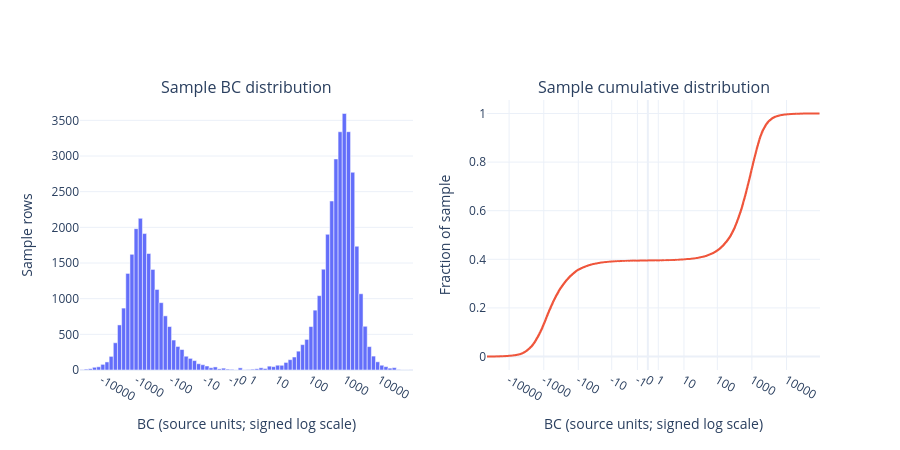

The code cell stored with this chart in its notebook:
### Markdown cell above
## Sample statistics and distributions
These quantiles and distributions describe the random sample. To keep negative readings and large values visible together, the x-axis uses a signed log transform: `sign(BC) × log(1 + abs(BC))`. Tick labels and hover values show the original units. The histogram bins are equally spaced in transformed coordinates; bar heights are counts, not density.

### Code cell
display(sample[NUMERIC_COLUMNS].describe(percentiles=[.01, .05, .5, .95, .99]).T)
bc = sample["BC"].dropna().to_numpy()
if len(bc):
    transformed = np.sign(bc) * np.log1p(np.abs(bc))
    counts, edges = np.histogram(transformed, bins=80)
    original_edges = np.sign(edges) * np.expm1(np.abs(edges))
    centers = (edges[:-1] + edges[1:]) / 2
    fig = make_subplots(rows=1, cols=2, subplot_titles=["Sample BC distribution", "Sample cumulative distribution"])
    fig.add_trace(go.Bar(x=centers, y=counts, width=np.diff(edges),
        customdata=np.column_stack([original_edges[:-1], original_edges[1:]]),
        hovertemplate="BC bin: %{customdata[0]:.3g} to %{customdata[1]:.3g}<br>Sample rows: %{y}<extra></extra>"), row=1, col=1)
    ordered = np.sort(bc)
    fig.add_trace(go.Scattergl(x=np.sign(ordered)*np.log1p(np.abs(ordered)),
        y=np.arange(1, len(ordered)+1)/len(ordered), mode="lines", customdata=ordered,
        hovertemplate="BC: %{customdata:.5g}<br>Cumulative fraction: %{y:.4f}<extra></extra>"), row=1, col=2)
    ticks = np.array([-1e6, -1e5, -1e4, -1e3, -100, -10, -1, 0, 1, 10, 100, 1e3, 1e4, 1e5, 1e6, 1e7, 1e8])
    ticks = ticks[(ticks >= bc.min()) & (ticks <= bc.max())]
    fig.update_xaxes(tickmode="array", tickvals=np.sign(ticks)*np.log1p(np.abs(ticks)),
                     ticktext=[f"{t:g}" for t in ticks], title_text="BC (source units; signed log scale)")
    fig.update_yaxes(title_text="Sample rows", row=1, col=1)
    fig.update_yaxes(title_text="Fraction of sample", row=1, col=2)
    fig.update_layout(template="plotly_white", showlegend=False, height=450)
    show_plot("bc_distributions", fig)

### Figure 1 — Plotly figure (JSON) as saved in the notebook; plotly's stock layout.template omitted (floating-point values rounded to 4 significant figures; data arrays with more than 128 entries replaced by an {"elided": "..."} marker saying what was removed)
{"data": [{"customdata": {"elided": "80x2 float values"}, "hovertemplate": "BC bin: %{customdata[0]:.3g} to %{customdata[1]:.3g}<br>Sample rows: %{y}<extra></extra>", "type": "bar", "width": [0.2763, 0.2763, 0.2763, 0.2763, 0.2763, 0.2763, 0.2763, 0.2763, 0.2763, 0.2763, 0.2763, 0.2763, 0.2763, 0.2763, 0.2763, 0.2763, 0.2763, 0.2763, 0.2763, 0.2763, 0.2763, 0.2763, 0.2763, 0.2763, 0.2763, 0.2763, 0.2763, 0.2763, 0.2763, 0.2763, 0.2763, 0.2763, 0.2763, 0.2763, 0.2763, 0.2763, 0.2763, 0.2763, 0.2763, 0.2763, 0.2763, 0.2763, 0.2763, 0.2763, 0.2763, 0.2763, 0.2763, 0.2763, 0.2763, 0.2763, 0.2763, 0.2763, 0.2763, 0.2763, 0.2763, 0.2763, 0.2763, 0.2763, 0.2763, 0.2763, 0.2763, 0.2763, 0.2763, 0.2763, 0.2763, 0.2763, 0.2763, 0.2763, 0.2763, 0.2763, 0.2763, 0.2763, 0.2763, 0.2763, 0.2763, 0.2763, 0.2763, 0.2763, 0.2763, 0.2763], "x": [-10.54, -10.26, -9.986, -9.71, -9.434, -9.157, -8.881, -8.605, -8.328, -8.052, -7.776, -7.499, -7.223, -6.947, -6.67, -6.394, -6.118, -5.841, -5.565, -5.289, -5.012, -4.736, -4.46, -4.183, -3.907, -3.63, -3.354, -3.078, -2.801, -2.525, -2.249, -1.972, -1.696, -1.42, -1.143, -0.867, -0.5907, -0.3143, -0.03799, 0.2384, 0.5147, 0.791, 1.067, 1.344, 1.62, 1.896, 2.173, 2.449, 2.725, 3.002, 3.278, 3.554, 3.831, 4.107, 4.384, 4.66, 4.936, 5.213, 5.489, 5.765, 6.042, 6.318, 6.594, 6.871, 7.147, 7.423, 7.7, 7.976, 8.252, 8.529, 8.805, 9.081, 9.358, 9.634, 9.91, 10.19, 10.46, 10.74, 11.02, 11.29], "xaxis": "x", "y": [4, 12, 18, 38, 45, 79, 113, 191, 382, 632, 868, 1354, 1622, 1982, 2126, 1913, 1633, 1410, 1129, 944, 759, 609, 420, 330, 287, 193, 163, 132, 88, 74, 56, 32, 43, 16, 26, 12, 9, 1, 30, 2, 6, 11, 17, 31, 21, 54, 47, 67, 66, 106, 145, 182, 264, 356, 429, 609, 839, 1042, 1413, 1902, 2369, 2959, 3340, 3596, 3341, 2772, 1735, 1069, 613, 328, 195, 115, 67, 47, 26, 33, 7, 1, 1, 2], "yaxis": "y"}, {"customdata": {"elided": "50000 float values"}, "hovertemplate": "BC: %{customdata:.5g}<br>Cumulative fraction: %{y:.4f}<extra></extra>", "mode": "lines", "type": "scattergl", "x": {"elided": "50000 float values"}, "xaxis": "x2", "y": {"elided": "50000 float values"}, "yaxis": "y2"}], "layout": {"annotations": [{"font": {"size": 16}, "showarrow": false, "text": "Sample BC distribution", "x": 0.225, "xanchor": "center", "xref": "paper", "y": 1.0, "yanchor": "bottom", "yref": "paper"}, {"font": {"size": 16}, "showarrow": false, "text": "Sample cumulative distribution", "x": 0.775, "xanchor": "center", "xref": "paper", "y": 1.0, "yanchor": "bottom", "yref": "paper"}], "height": 450, "showlegend": false, "xaxis": {"anchor": "y", "domain": [0.0, 0.45], "tickmode": "array", "ticktext": ["-10000", "-1000", "-100", "-10", "-1", "0", "1", "10", "100", "1000", "10000"], "tickvals": [-9.21, -6.909, -4.615, -2.398, -0.6931, 0.0, 0.6931, 2.398, 4.615, 6.909, 9.21], "title": {"text": "BC (source units; signed log scale)"}}, "xaxis2": {"anchor": "y2", "domain": [0.55, 1.0], "tickmode": "array", "ticktext": ["-10000", "-1000", "-100", "-10", "-1", "0", "1", "10", "100", "1000", "10000"], "tickvals": [-9.21, -6.909, -4.615, -2.398, -0.6931, 0.0, 0.6931, 2.398, 4.615, 6.909, 9.21], "title": {"text": "BC (source units; signed log scale)"}}, "yaxis": {"anchor": "x", "domain": [0.0, 1.0], "title": {"text": "Sample rows"}}, "yaxis2": {"anchor": "x2", "domain": [0.0, 1.0], "title": {"text": "Fraction of sample"}}}}
